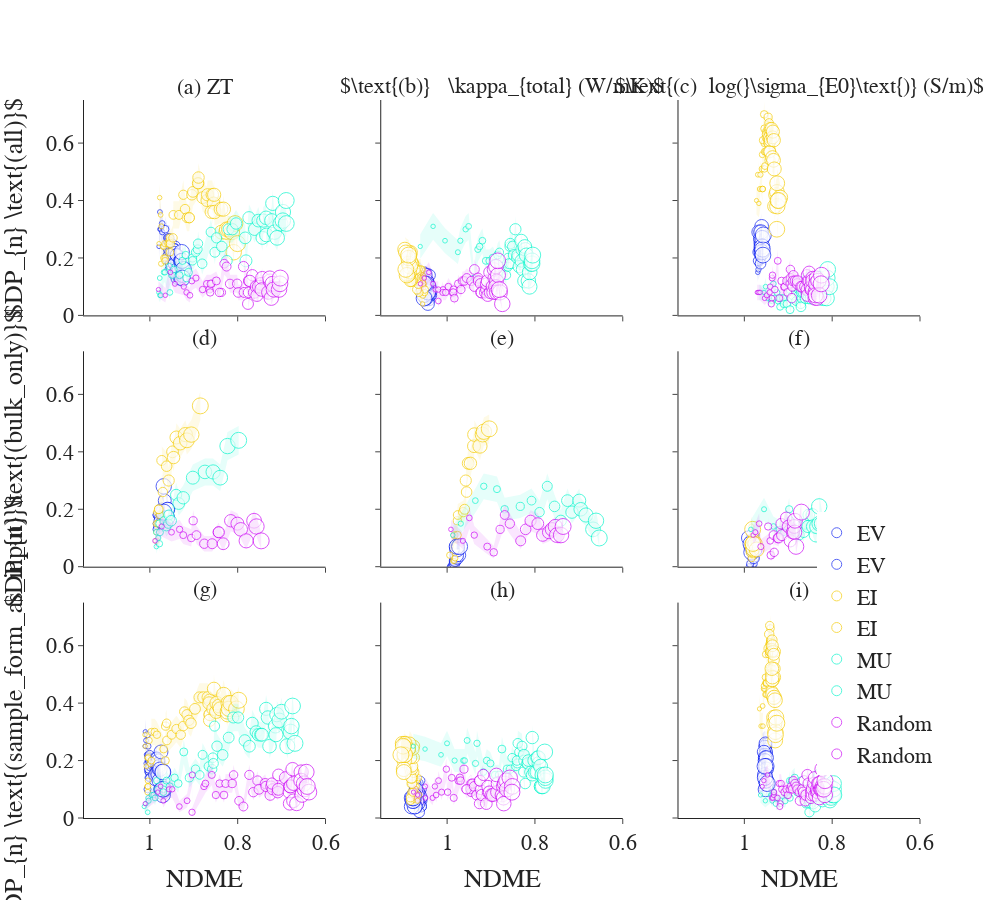

Notebook code for this chart:
### Code cell
fig = make_subplots(
    rows=3, cols=3,
#     specs=[[{}, {'rowspan':2}],
#            [{}, None]],
    print_grid=True,
    shared_yaxes=True,
    shared_xaxes=True,
    vertical_spacing=0.05,
    subplot_titles=['(a) ZT', r'$\text{(b)}   \kappa_{total} (W/mK)$', r'$\text{(c)  log(}\sigma_{E0}\text{)} (S/m)$',
                   '(d)', '(e)', '(f)',
                    '(g)', '(h)', '(i)',
                   ]
)

for f in fs:
    
    if 'zt' in f and 'bulk' not in f and 'sfai' not in f:
        traces = get_discovery_probability_traces([f], x_metric='NDME', legend=True)
    else:
        traces = get_discovery_probability_traces([f], x_metric='NDME', legend=False)

    
    if 'zt' in f:
        col = 1
    if 'tc' in f:
        col = 2
    if 'sigma' in f:
        col = 3
        
    if '' in f:
        row = 1
    if 'bulk' in f:
        row = 2
    if 'sfai' in f:
        row = 3
        
        
    for ft in traces:
        fig.add_trace(ft, row=row, col=col)
        fig.update_xaxes(range=[1.15, 0.6], row=row, col=col)
        fig.update_yaxes(range=[0, 0.75], row=row, col=col)

fig.update_xaxes(title_text='NDME', row=3, col=1)
fig.update_xaxes(title_text='NDME', row=3, col=2)        
fig.update_xaxes(title_text='NDME', row=3, col=3)
fig.update_yaxes(title_text=r'$DP_{n} \text{(all)}$', row=1, col=1)
fig.update_yaxes(title_text=r'$DP_{n} \text{(bulk_only)}$', row=2, col=1)
fig.update_yaxes(title_text=r'$DP_{n} \text{(sample_form_as_input)}$', row=3, col=1)

fig.update_layout(legend=dict(
    yanchor="bottom",
    y=0.06,
    xanchor="right",
    x=1.02
))
fig.layout.legend.tracegroupgap = 0

fig.update_annotations(font=dict(family="Barlow Semi Condensed", size=22))
fig.update_layout(font=dict(family="Barlow Semi Condensed", size=22), width=1000, height=900,  showlegend=True)
fig.write_image("static/fig7-sl_compare-starrydata.png", scale=2)
fig.show()
